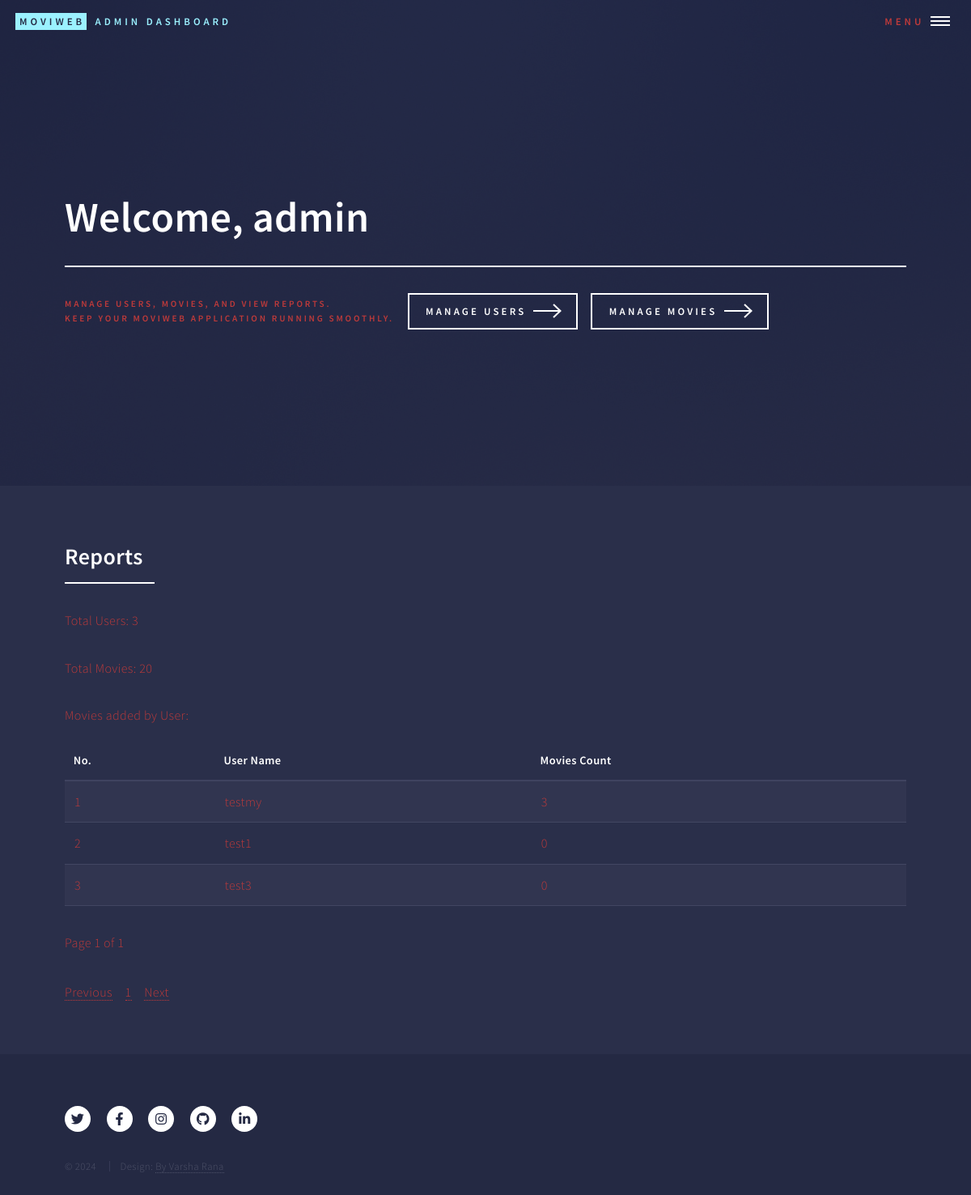
/admin/admin_dashboard (signed in), run on an earlier commit of the app's database.
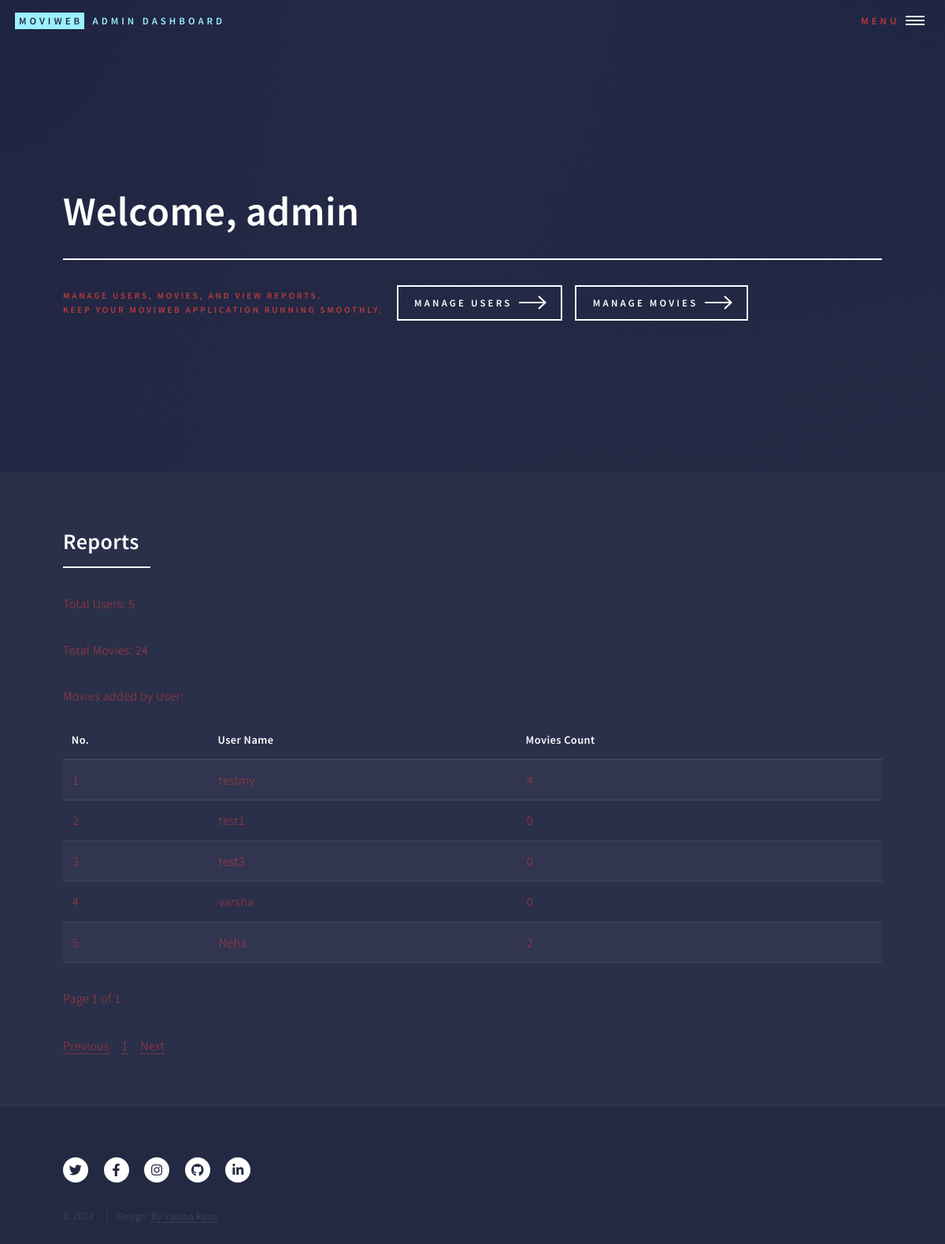
And on a later commit of the database.
### models.py (models this page shows, shortened)
class Admin(db.Model):
    __tablename__ = 'admin'
    id = db.Column(db.Integer, primary_key=True)
    name = db.Column(db.String(100), nullable=False)
    email = db.Column(db.String(120), unique=True, nullable=False)
    password = db.Column(db.String(200), nullable=False)

class User(db.Model):
    __tablename__ = 'user'
    id = db.Column(db.Integer, primary_key=True)
    name = db.Column(db.String(100), nullable=False)
    email = db.Column(db.String(120), unique=True, nullable=False)
    password = db.Column(db.String(200), nullable=False)
    gender = db.Column(db.String(10), nullable=True)  # Optional field for gender
    profile_picture = db.Column(db.String(200), nullable=True)  # Optional field for profile picture URL
    password_update_date = db.Column(db.DateTime, nullable=True)
    join_date = db.Column(db.DateTime, default=db.func.current_timestamp())
    movies = db.relationship('Movie', backref='user', lazy=True)
    favorites = db.relationship('Favorite', back_populates='user', lazy=True)
    admin_id = db.Column(db.Integer, db.ForeignKey('admin.id'), nullable=True)

### blueprints/admin.py (the view)
@admin_bp.route('/admin_dashboard')
def admin_dashboard():
    if 'admin_id' not in session:
        session.clear()
        current_cache = current_app.extensions['cache']
        if current_cache and hasattr(current_cache, 'clear'):
            current_cache.clear()
        return redirect(url_for('login'))
    admin_id = session['admin_id']
    admin = Admin.query.get(admin_id)
    num_users = User.query.count()
    num_movies = Movie.query.count()
    page = request.args.get('page', 1, type=int)
    per_page = 5  # Set how many users to display per page
    users_with_movies = (
        db.session.query(User, func.count(Movie.id).label('movies_count'))
        .outerjoin(Movie, Movie.user_id == User.id)
        .group_by(User.id)
        .paginate(page=page, per_page=per_page)
    )
    if request.headers.get('X-Requested-With') == 'XMLHttpRequest':
        return render_template('partials/users_table.html', users_with_movies=users_with_movies, admin=admin)
    return render_template('admin_dashboard.html',
                           num_users=num_users,
                           num_movies=num_movies,
                           users_with_movies=users_with_movies,
                           admin=admin)

### templates/admin/admin_dashboard.html (shortened to what this page needs)
<!DOCTYPE HTML>
<html>
<head>
    <link rel="stylesheet" href="../../static/css/main.css"/>
</head>
<body class="is-preload">
<div id="wrapper">
    <header id="header" class="alt">
        {% include 'partials/admin_header.html' %}
    </header>
    <section id="banner" class="major">
        <div class="inner">
            <header class="major">
                <h1>Welcome, {{ admin.name }}</h1>
            </header>
            <div class="content">
                <p>Manage users, movies, and view reports.<br/>
                    Keep your MoviWeb application running smoothly.</p>
                <ul class="actions">
                    <li><a href="{{ url_for('admin_bp.manage_users') }}" class="button next">Manage Users</a></li>
                    <li><a href="{{ url_for('admin_bp.manage_movies') }}" class="button next">Manage Movies</a></li>
                </ul>
            </div>
        </div>
    </section>
    <div id="main">
        <section id="dashboard_reports">
            <div class="inner">
                <header class="major">
                    <h2>Reports</h2>
                </header>
                <p>Total Users: {{ num_users }}</p>
                <p>Total Movies: {{ num_movies }}</p>
                <p>Movies added by User:</p>
                {% include 'partials/users_table.html' %}
            </div>
        </section>
    </div>
    <footer id="footer">
        {% include 'partials/movie_web_app_footer.html' %}
    </footer>
</div>
</body>
</html>

### templates/partials/admin_header.html
<a href="{{ url_for('admin_bp.admin_dashboard') }}" class="logo"><strong>MoviWeb</strong>
    <span>Admin Dashboard</span></a>
<nav>
    <a href="#menu">Menu</a>
</nav>

### templates/partials/users_table.html
<div id="admin-dashboard-report-container">
    <table id="admin-dashboard-report-table">
        <thead>
        <tr>
            <th>No.</th>
            <th>User Name</th>
            <th>Movies Count</th>
        </tr>
        </thead>
        <tbody>
        {% set start_no = (users_with_movies.page - 1) * users_with_movies.per_page + 1 %}
        {% for user, movies_count in users_with_movies.items %}
        <tr>
            <td>{{ start_no + loop.index0 }}</td>
            <td>{{ user.name }}</td>
            <td>{{ movies_count }}</td>
        </tr>
        {% endfor %}
        </tbody>
    </table>
    <p>Page {{ users_with_movies.page }} of {{ users_with_movies.pages }}</p>
</div>
<div id="pagination-container-dashboard">
    <nav aria-label="Page navigation">
        <ul class="pagination">
            {% if users_with_movies.has_prev %}
            <li class="page-item">
                <a class="page-link" href="{{ url_for('admin_bp.admin_dashboard', page=users_with_movies.prev_num) }}">Previous</a>
            </li>
            {% else %}
            <li class="page-item disabled">
                <a class="page-link" href="#">Previous</a>
            </li>
            {% endif %}
            {% for page_num in users_with_movies.iter_pages() %}
            {% if page_num %}
            <li class="page-item {% if page_num == users_with_movies.page %}active{% endif %}">
                <a class="page-link" href="{{ url_for('admin_bp.admin_dashboard', page=page_num) }}">{{ page_num }}</a>
            </li>
            {% else %}
            <li class="page-item disabled">
                <a class="page-link" href="#">...</a>
            </li>
            {% endif %}
            {% endfor %}
            {% if users_with_movies.has_next %}
            <li class="page-item">
                <a class="page-link"
                   href="{{ url_for('admin_bp.admin_dashboard', page=users_with_movies.next_num) }}">Next</a>
            </li>
            {% else %}
            <li class="page-item disabled">
                <a class="page-link" href="#">Next</a>
            </li>
            {% endif %}
        </ul>
    </nav>
</div>

### templates/partials/movie_web_app_footer.html (shortened to what this page needs)
<div class="inner">
    <ul class="icons">
        <li><a href="https://x.com/?lang=en" class="icon brands alt fa-twitter"></a></li>
        <li><a href="https://www.facebook.com/" class="icon brands alt fa-facebook-f"></a>
        </li>
        <li><a href="https://www.instagram.com/" class="icon brands alt fa-instagram"></a>
        </li>
        <li><a href="https://github.com/Vrana710" class="icon brands alt fa-github"></a></li>
        <li><a href="https://www.linkedin.com/in/varsha-rana/" class="icon brands alt fa-linkedin-in"></a></li>
    </ul>
    <ul class="copyright">
        <li>&copy; 2024</li>
        <li>Design: <a href="https://www.linkedin.com/in/varsha-rana/">By Varsha Rana</a></li>
    </ul>
</div>

What changed in the data, as far as the page shows it:
computed for User "testmy": movies_count "3" → "4"
added User: start_no+loop.index0 "4", name "varsha", movies_count "0"
added User: start_no+loop.index0 "5", name "Neha", movies_count "2"
Also different on the page:
{{ num_users }}: "3" → "5"
{{ num_movies }}: "20" → "24"
